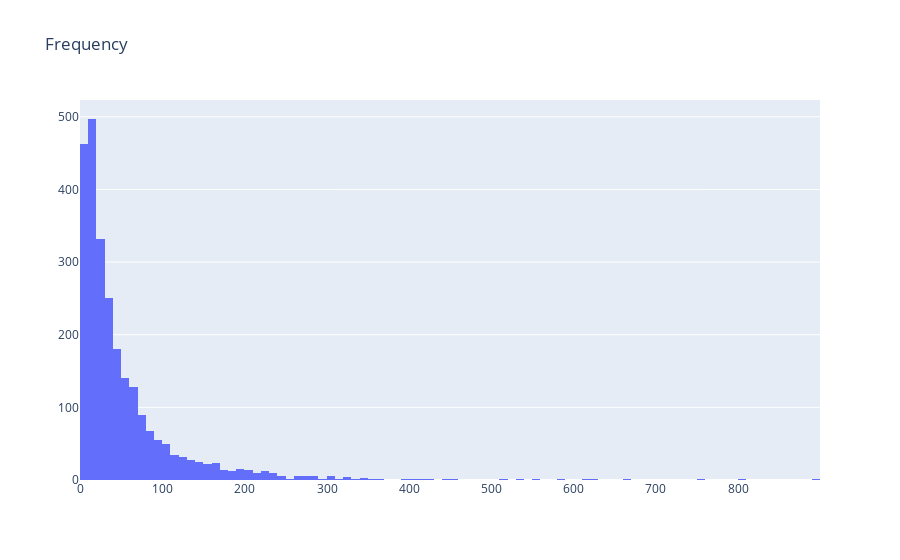

Write notebook code for a chart like this one.
### Code cell
plot_data = [
    go.Histogram(
        x=tx_user.query('Frequency < 1000')['Frequency']
    )
]

plot_layout = go.Layout(
        title='Frequency'
    )
fig = go.Figure(data=plot_data, layout=plot_layout)
pyoff.iplot(fig)

### Figure 1 — Plotly figure (JSON) as saved in the notebook; plotly's stock layout.template omitted (floating-point values rounded to 4 significant figures; data arrays with more than 128 entries replaced by an {"elided": "..."} marker saying what was removed)
{"data": [{"type": "histogram", "x": {"elided": "2563 int values"}}], "layout": {"title": {"text": "Frequency"}}}
